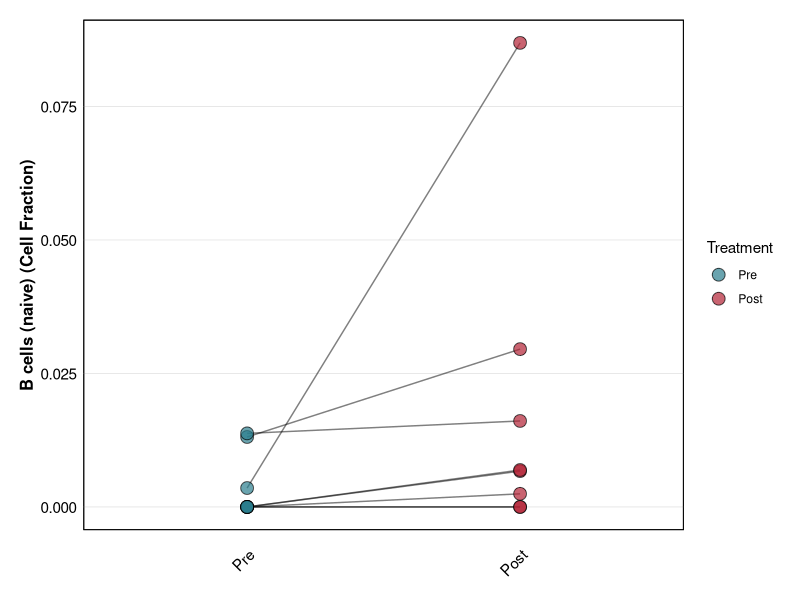
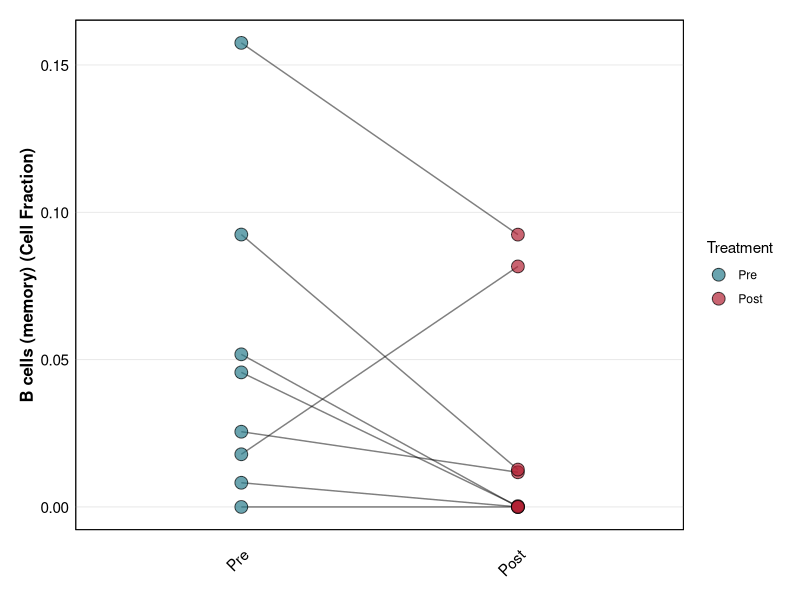
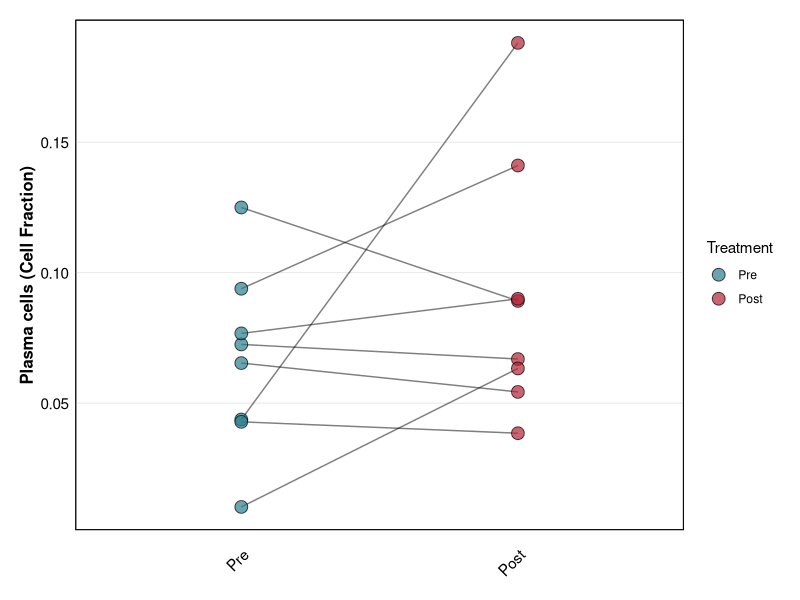
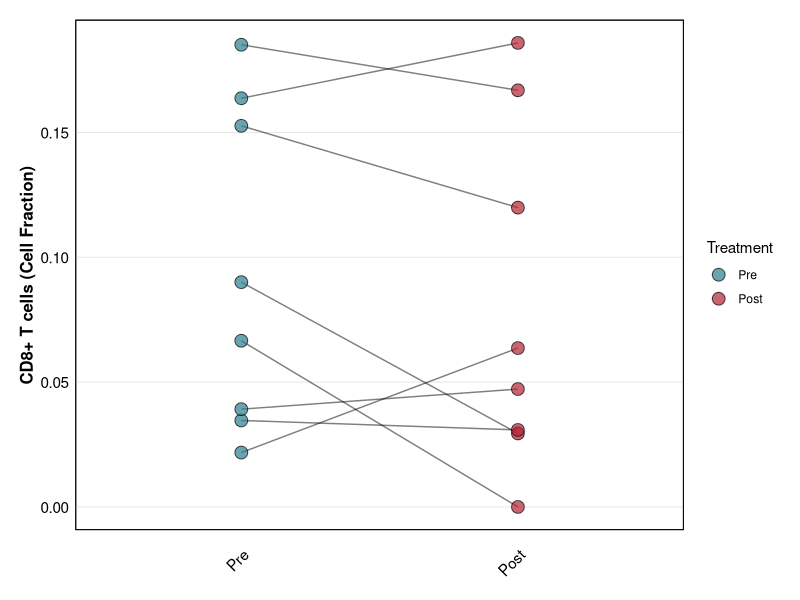
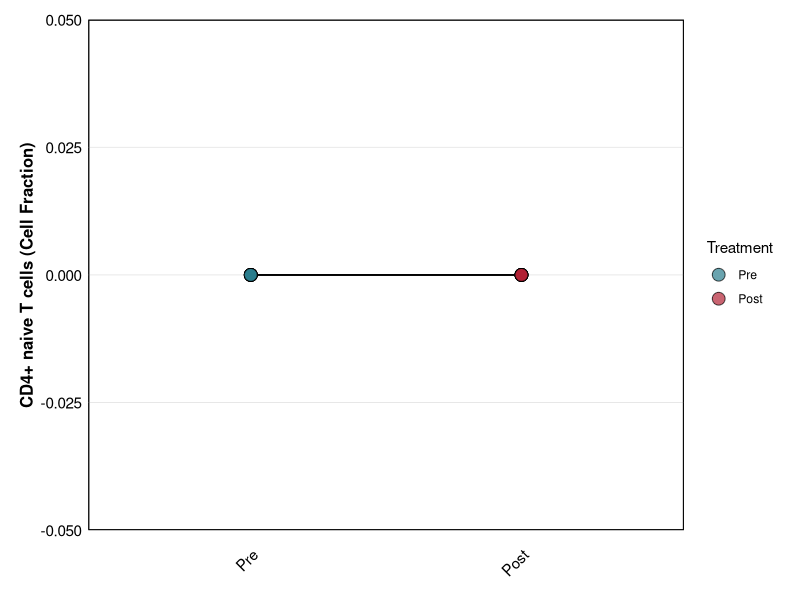
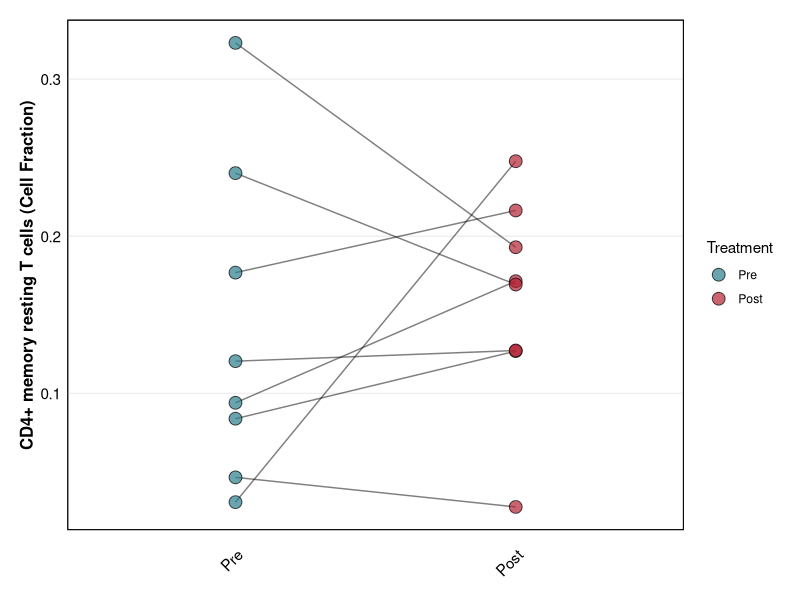
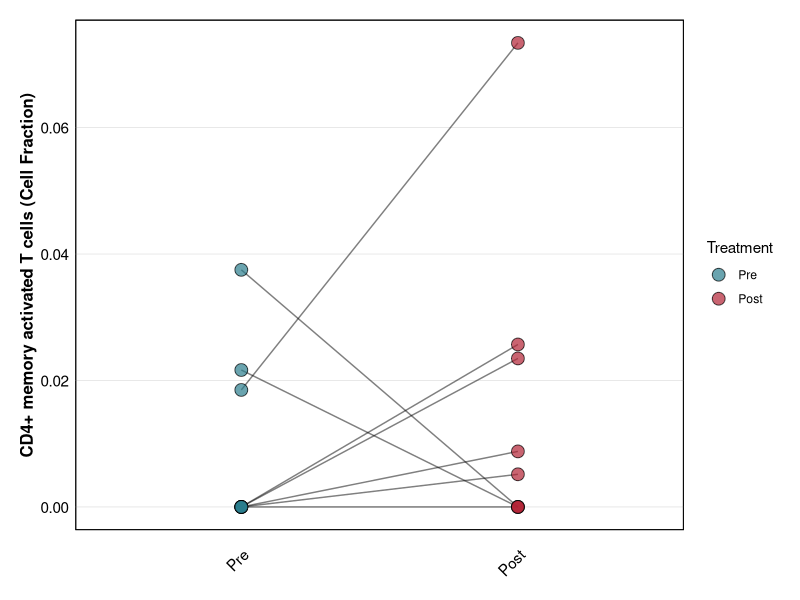
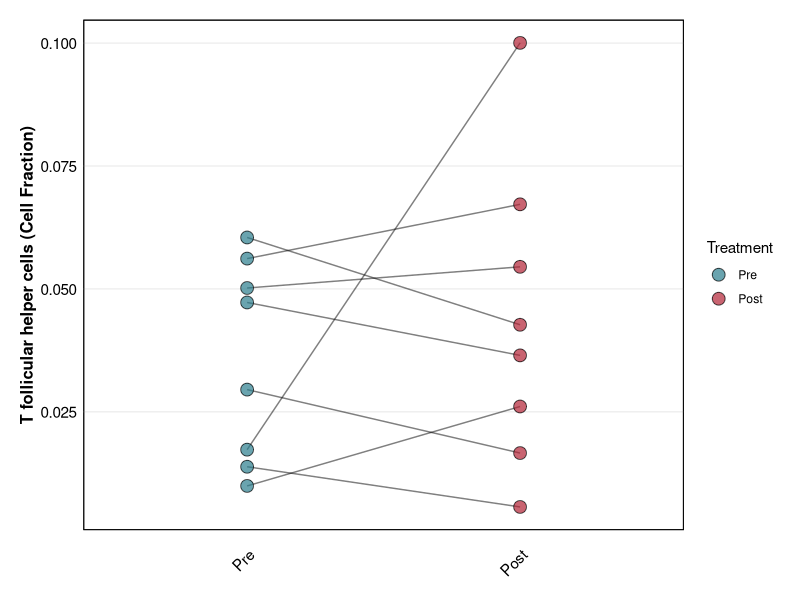

Reproduce these figures in R, in order. (Note: this script raises an error after producing the figures.)
# Load required libraries
library(ggplot2)
library(dplyr)
library(tidyr)
library(patchwork)

# Create output directory
plot_dir <- "MIPRA_Cibersortplots"
if (!dir.exists(plot_dir)) {
  dir.create(plot_dir)
}

# Define plot theme
single_plot_theme <- theme_minimal() +
  theme(
    plot.title = element_text(size = 14, face = "bold", hjust = 0.5, margin = margin(b = 15)),
    axis.title = element_text(size = 12, face = "bold"),
    axis.text = element_text(size = 11, color = "black"),
    axis.text.x = element_text(angle = 45, hjust = 1, margin = margin(t = 10)),
    panel.grid.major.x = element_blank(),
    panel.grid.minor = element_blank(),
    panel.grid.major.y = element_line(color = "gray90", linewidth = 0.3),
    panel.border = element_rect(colour = "black", fill = NA, linewidth = 0.7),
    panel.background = element_rect(fill = "white"),
    plot.margin = unit(c(0.5, 0.5, 0.5, 0.5), "cm")
  )

# Define cell type labels
cell_type_labels <- c(
  # B cells
  "B.cells.naive" = "B cells (naive)",
  "B.cells.memory" = "B cells (memory)",
  "Plasma.cells" = "Plasma cells",
  
  # T cells
  "T.cells.CD8" = "CD8+ T cells",
  "T.cells.CD4.naive" = "CD4+ naive T cells",
  "T.cells.CD4.memory.resting" = "CD4+ memory resting T cells",
  "T.cells.CD4.memory.activated" = "CD4+ memory activated T cells",
  "T.cells.follicular.helper" = "T follicular helper cells",
  "T.cells.regulatory..Tregs." = "Regulatory T cells (Tregs)",
  "T.cells.gamma.delta" = "Gamma T cells",
  
  # NK cells
  "NK.cells.resting" = "NK cells (resting)",
  "NK.cells.activated" = "NK cells (activated)",
  
  # Myeloid cells
  "Monocytes" = "Monocytes",
  "Macrophages.M0" = "Macrophages M0",
  "Macrophages.M1" = "Macrophages M1",
  "Macrophages.M2" = "Macrophages M2",
  "Dendritic.cells.resting" = "Dendritic cells (resting)",
  "Dendritic.cells.activated" = "Dendritic cells (activated)",
  
  # Other immune cells
  "Mast.cells.resting" = "Mast cells (resting)",
  "Mast.cells.activated" = "Mast cells (activated)",
  "Eosinophils" = "Eosinophils",
  "Neutrophils" = "Neutrophils"
)

# Define treatment colors
treatment_colors <- c(
  "Pre" = "#2A7D8C",  # Deep Teal
  "Post" = "#B22234"  # Crimson Red
)

# Read and process CIBERSORT results
cibersort_results <- read.delim("deconvolution/CibersortxResults_MIPRA_.txt", row.names = 1) %>%
  mutate(
    Sample_ID = rownames(.),
    Treatment = factor(ifelse(grepl("B$", Sample_ID), "Pre", "Post"), levels = c("Pre", "Post")),
    Patient = sub("[BS]$", "", Sample_ID)
  ) %>%
  group_by(Patient) %>%
  filter(n() == 2) %>%  # Keep only complete pairs
  ungroup()

# Function to create paired jitter plot
create_paired_jitter_plot <- function(data, cell_type, cell_label = NULL) {
  if (is.null(cell_label)) cell_label <- cell_type
  
  ggplot(data, aes(x = Treatment, y = .data[[cell_type]], group = Patient)) +
    geom_line(alpha = 0.5) +
    geom_point(aes(fill = Treatment), 
               size = 4, 
               alpha = 0.7,
               shape = 21,
               stroke = 0.5) +
    scale_fill_manual(values = treatment_colors) +
    labs(y = paste(cell_label, "(Cell Fraction)"),
         x = NULL) +
    single_plot_theme
}

# Generate plots for each cell type
cell_types <- names(cell_type_labels)
for (cell_type in cell_types) {
  p <- create_paired_jitter_plot(
    data = cibersort_results,
    cell_type = cell_type,
    cell_label = cell_type_labels[cell_type]
  )
  
  ggsave(
    filename = file.path(plot_dir, paste0(cell_type, "_paired_jitter.pdf")),
    plot = p,
    width = 6,
    height = 5,
    units = "in",
    dpi = 300
  )
}

# Response Analysis
###################

# Define patient response information
patient_samples <- list(
    M062 = list(samples = c(pre = "M062B", post = "M062S"), response = "Response"),
    M070 = list(samples = c(pre = "M070B", post = "M070S"), response = "Response"),
    M073 = list(samples = c(pre = "M073B", post = "M073S"), response = "Non-response"),
    M077 = list(samples = c(pre = "M077B", post = "M077S"), response = "Response"),
    M090 = list(samples = c(pre = "M090B", post = "M090S"), response = "Non-response"),
    M094 = list(samples = c(pre = "M094B", post = "M094S"), response = "Non-response"),
    M105 = list(samples = c(pre = "M105B", post = "M105S"), response = "Non-response"),
    M140 = list(samples = c(pre = "M140B", post = "M140S"), response = "Response")
)

# Create response mapping dataframe
response_mapping <- data.frame(
  Patient = names(patient_samples),
  Response = sapply(patient_samples, function(x) x$response)
)

# Add response information to the cibersort results
cibersort_with_response <- cibersort_results %>%
  left_join(response_mapping, by = "Patient")

# Define response colors
response_colors <- c(
  "Response" = "#2A7D8C",     # Deep Teal
  "Non-response" = "#B22234"  # Crimson Red
)

# Function to create paired jitter plot for response groups
create_response_paired_plot <- function(data, cell_type, response_group, cell_label = NULL, show_legend = FALSE) {
  if (is.null(cell_label)) cell_label <- cell_type
  
  # Filter data for specific response group
  plot_data <- data %>%
    filter(Response == response_group)
  
  ggplot(plot_data, aes(x = Treatment, y = .data[[cell_type]], group = Patient)) +
    geom_line(alpha = 0.5, color = "grey50") +
    geom_point(aes(fill = Treatment), 
               size = 4, 
               alpha = 0.7,
               shape = 21,
               stroke = 0.5) +
    scale_fill_manual(values = treatment_colors) +
    labs(y = paste(cell_label, "(Cell Fraction)"),
         x = NULL,
         title = response_group) +
    single_plot_theme +
    theme(
      plot.title = element_text(size = 14, face = "bold", hjust = 0.5),
      plot.title.position = "plot",
      plot.background = element_rect(fill = "white", color = NA),
      panel.background = element_rect(fill = "white", color = NA),
      legend.position = if(show_legend) "right" else "none",
      plot.margin = margin(t = 20, r = 10, b = 10, l = 10),
      # Add grey rectangle around title
      plot.title.background = element_rect(
        fill = "grey90",
        color = "grey50",
        linewidth = 0.5
      )
    )
}

# Generate separate response plots
for (cell_type in cell_types) {
  # Create plots for each response group
  p_nonresponse <- create_response_paired_plot(
    data = cibersort_with_response,
    cell_type = cell_type,
    response_group = "Non-response",
    cell_label = cell_type_labels[cell_type],
    show_legend = FALSE
  )
  
  p_response <- create_response_paired_plot(
    data = cibersort_with_response,
    cell_type = cell_type,
    response_group = "Response",
    cell_label = cell_type_labels[cell_type],
    show_legend = TRUE
  )
  
  # Combine plots side by side (Non-response first, then Response)
  combined_plot <- p_nonresponse + p_response +
    plot_layout(ncol = 2, widths = c(1, 1.2))  # Make right panel slightly wider to accommodate legend
  
  # Save combined plot
  ggsave(
    filename = file.path(plot_dir, paste0(cell_type, "_response_comparison.pdf")),
    plot = combined_plot,
    width = 12,
    height = 5,
    units = "in",
    dpi = 300
  )
}

# Calculate and plot delta changes
cibersort_delta <- cibersort_with_response %>%
  group_by(Patient, Response) %>%
  summarize(across(all_of(cell_types), 
                  ~diff(.x[Treatment == "Post"] - .x[Treatment == "Pre"]))) %>%
  ungroup()

# Function to create delta boxplot
create_delta_boxplot <- function(data, cell_type, cell_label = NULL) {
  if (is.null(cell_label)) cell_label <- cell_type
  
  ggplot(data, aes(x = Response, y = .data[[cell_type]], fill = Response)) +
    geom_boxplot(alpha = 0.7, outlier.shape = NA) +
    geom_jitter(width = 0.2, size = 2, alpha = 0.6) +
    scale_fill_manual(values = response_colors) +
    labs(y = paste("Δ", cell_label, "(Cell Fraction)"),
         x = NULL) +
    single_plot_theme +
    theme(legend.position = "none")
}

# Generate delta plots
for (cell_type in cell_types) {
  p <- create_delta_boxplot(
    data = cibersort_delta,
    cell_type = cell_type,
    cell_label = cell_type_labels[cell_type]
  )
  
  ggsave(
    filename = file.path(plot_dir, paste0(cell_type, "_delta_boxplot.pdf")),
    plot = p,
    width = 6,
    height = 5,
    units = "in",
    dpi = 300
  )
}
